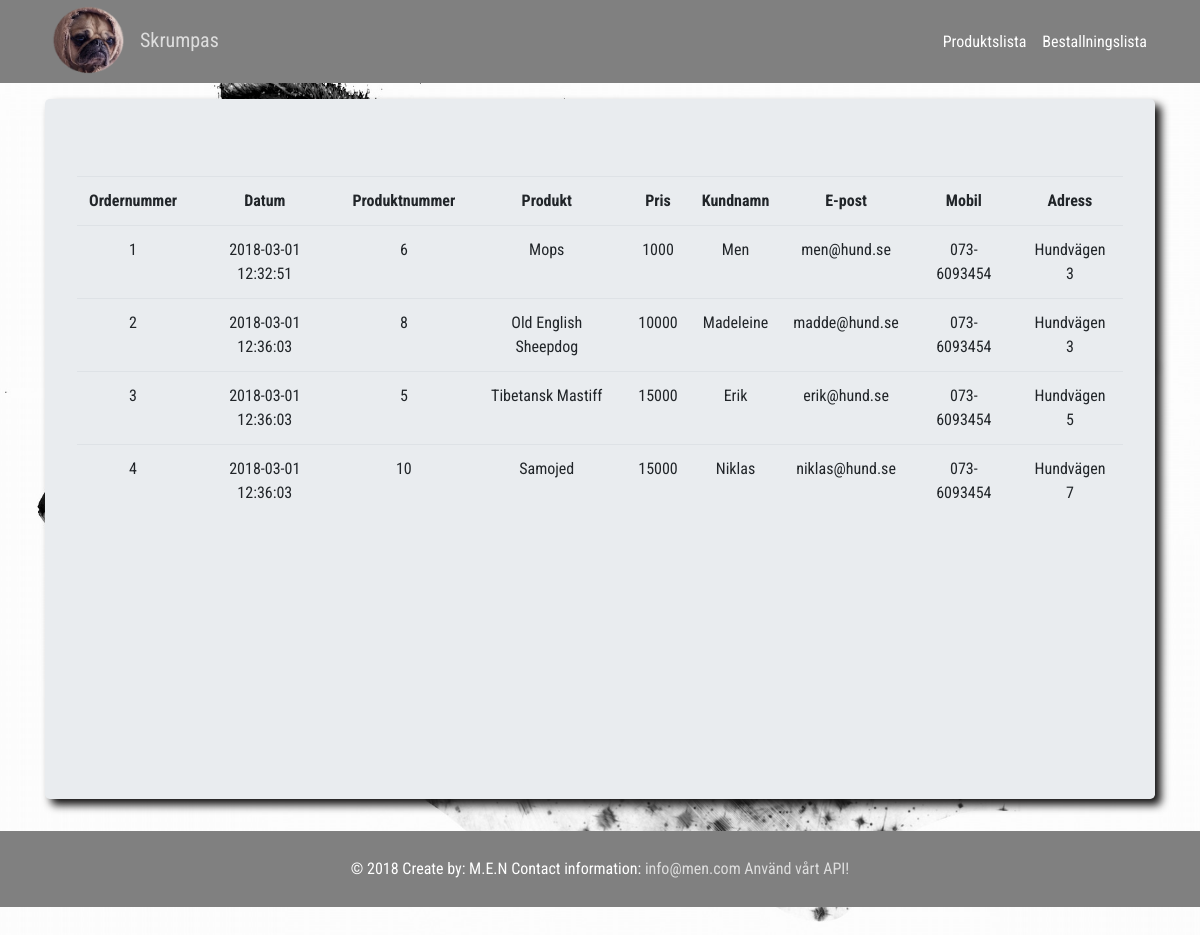
The page /admin/bestallningslista.php on the database its author committed.
### tables this page shows
CREATE TABLE `bestallningar` (
  `ordernummer` int(8) NOT NULL,
  `kundNamn` varchar(255) NOT NULL,
  `epost` varchar(50) NOT NULL,
  `mobil` varchar(12) NOT NULL,
  `adress` varchar(25) NOT NULL,
  `datum` datetime NOT NULL DEFAULT CURRENT_TIMESTAMP,
  `artikelnummer` int(4) NOT NULL
);

CREATE TABLE `produkt` (
  `artikelnummer` int(4) NOT NULL,
  `hundRas` varchar(50) NOT NULL,
  `beskrivning` varchar(255) NOT NULL,
  `bild` varchar(50) NOT NULL,
  `pris` int(10) NOT NULL,
  `status` tinyint(1) NOT NULL
);

### admin/bestallningslista.php (the view, shortened to what this page needs)
<?php
include 'header.php';
 require_once('../connect.php');
$query = "SELECT * FROM bestallningar, produkt where bestallningar.artikelnummer = produkt.artikelnummer";
$tabell = mysqli_query($connection, $query)
    or die(mysqli_error($connection));
echo "<p><table class='table'><tr>";
echo "<th>Ordernummer</th><th>Datum</th><th>Produktnummer</th><th>Produkt</th><th>Pris</th><th>Kundnamn</th><th>E-post</th><th>Mobil</th><th>Adress</th></tr>";
while($row = $tabell->fetch_assoc()){
    echo "<tr><td>" . $row['ordernummer'] . "</td>";
    echo "<td>" . $row['datum'] . "</td>";
    echo "<td>" . $row['artikelnummer'] . "</td>";
    echo "<td>" . $row['hundRas'] . "</td>";
    echo "<td>" . $row['pris'] . "</td>";
    echo "<td>" . $row['kundNamn'] . "</td>";
    echo "<td>" . $row['epost'] . "</td>";
    echo "<td>" . $row['mobil'] . "</td>";
    echo "<td>" . $row['adress'] . "</td></tr>";
}
echo "</table></p>";
?>
<?php include '../footer.php';?>

### admin/header.php (shortened to what this page needs)
<!DOCTYPE html>
<html lang="sv">
<head>
  <link rel="stylesheet" href="https://maxcdn.bootstrapcdn.com/bootstrap/4.0.0/css/bootstrap.min.css"
>
    <link href="../styles/style.css" rel="stylesheet" />
</head>
<body>
  <nav class="navbar navbar-expand-lg navbar-dark">
      <div class="container">
        <a class="navbar-brand" href="../index.php"><img src="../images/logo.png" alt="logo" class="logo">Skrumpas</a>
        <div class="collapse navbar-collapse" id="navbarResponsive">
          <ul class="navbar-nav ml-auto">
            <li class="nav-item my">
              <a class="nav-link my" href="product-list.php">Produktslista</a>
            </li>
            <li class="nav-item my">
              <a class="nav-link" href="bestallningslista.php">Bestallningslista</a>
            </li>
          </ul>
        </div>
      </div>
  </nav>
  <div class="container">
    <div class="jumbotron">

### footer.php (shortened to what this page needs)
</div>
  </div>
  <footer class="container-fluid">
    <p>&copy;
      <time datetime="2018"><?php echo date("Y"); ?> </time> Create by: M.E.N Contact information:
      <a href="mailto:info@thewebbdesign.com">
        info@men.com</a>
      <a target="_blank" href="api/products/index.php">Använd vårt API!</a>
    </p>
  </footer>
</body>
</html>

### styles/style.css (style rules this page uses)
body { padding-top: 0px; padding-bottom: 20px; font-family: 'Roboto Condensed', sans-serif; background-image: url('../images/dog-3059346_1920.jpg'); background-repeat: no-repeat; background-size: cover; }
.container { padding-top: 0px; }
.navbar { margin-bottom:1em; padding:0px; }
.navbar-dark { background-color:grey; }
.my a { color:white !important; }
.jumbotron { box-shadow: 6px 6px 8px #131212; text-align: center; min-height: 700px; }
.jumbotron p { color:black; margin: 1em; font-size: 0.8em; font-family: 'Roboto Condensed', sans-serif; }
a { color: rgb(221, 221, 221) !important; }
img { margin-bottom: 3em; max-width: 288px; max-height: 163px; }
.logo { max-width:80px; max-height:80px; margin-bottom:0px; margin-right:15px; }
footer { background-color: grey; color: #ddd; padding: 10px; margin: 1em; text-align: center; }
footer p { color: #fff; margin: 1em; font-family: 'Roboto Condensed', sans-serif; }

### rows shown on the page
bestallningar: ordernummer "1", datum "2018-03-01 12:32:51", produkt.artikelnummer "6", produkt.hundRas "Mops", produkt.pris "1000", kundNamn "Men", epost "men@hund.se", mobil "073-6093454", adress "Hundvägen 3"
bestallningar: ordernummer "2", datum "2018-03-01 12:36:03", produkt.artikelnummer "8", produkt.hundRas "Old English Sheepdog", produkt.pris "10000", kundNamn "Madeleine", epost "madde@hund.se", mobil "073-6093454", adress "Hundvägen 3"
bestallningar: ordernummer "3", datum "2018-03-01 12:36:03", produkt.artikelnummer "5", produkt.hundRas "Tibetansk Mastiff", produkt.pris "15000", kundNamn "Erik", epost "erik@hund.se", mobil "073-6093454", adress "Hundvägen 5"
bestallningar: ordernummer "4", datum "2018-03-01 12:36:03", produkt.artikelnummer "10", produkt.hundRas "Samojed", produkt.pris "15000", kundNamn "Niklas", epost "niklas@hund.se", mobil "073-6093454", adress "Hundvägen 7"
